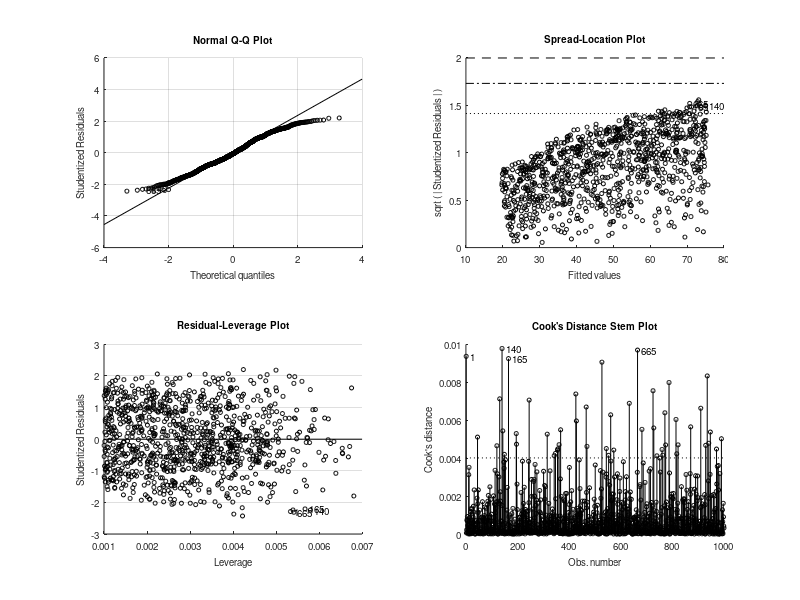

The MATLAB script that drew this image: (Note: this script raises an error after producing the figure.)
% Generate synthetic data for linearly independent variables
% Variables: d (diffusivity), t (diffusion time), and sigma (Gaussian standard deviation)
n_samples = 1000; % Number of data samples

% Generate random values for d, t, and sigma within specified ranges
d_min = 0.1;
d_max = 10;
t_min = 0.1;
t_max = 100;
sigma_min = 0.1;
sigma_max = 10;

d = d_min + (d_max - d_min) * rand(n_samples, 1);
t = t_min + (t_max - t_min) * rand(n_samples, 1);
sigma = sigma_min + (sigma_max - sigma_min) * rand(n_samples, 1);

% Calculate the corresponding output (result of Gaussian smoothing)
output = sqrt(2 * t) .* sigma;

% Create a black-box model using linear regression
X = [d, t]; % Independent variables
Y = output; % Dependent variable

% Fit a linear regression model
mdl = fitlm(X, Y);

% Display the model summary
disp(mdl);

% Predict the output for new data
% Example: Predict the output for d = 5 and t = 50
new_d = 5;
new_t = 50;
predicted_output = predict(mdl, [new_d, new_t]);
disp(['Predicted Output for d = ', num2str(new_d), ' and t = ', num2str(new_t), ' is  ', num2str(predicted_output)]);


%%%%%%%%%%%%%%%%%%%%%%%%%%%%%%%%%%%%%%%%%%%%%%%%%%%%%%%%%%%%%%%%%%%%%%%%%%%%%%%%%%%%%%%%%%%%%%%%%%%%
% Load the image
image = imread('logo1.png');

% Generate synthetic data for d (diffusivity) and t (diffusion time)
% Example values:
d = 5;   % Adjust as needed
t = 50;  % Adjust as needed

% Apply Gaussian smoothing to the image using specified d and t
sigma = sqrt(2 * t);
smoothed_image = imgaussfilt(image, sigma, 'FilterSize', 5); % You can adjust the filter size as needed

% Display the original and smoothed images
figure;
subplot(1, 2, 1);
imshow(image);
title('Original Image');

subplot(1, 2, 2);
imshow(smoothed_image);
title(['Smoothed Image (t=', num2str(t), ', d=', num2str(d), ')']);

% Save the smoothed image if needed
% imwrite(smoothed_image, 'smoothed_logo.png');
